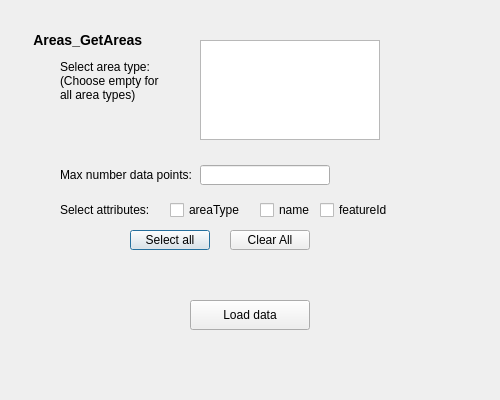
<?xml version="1.0" encoding="UTF-8"?>
<ui version="4.0">
 <class>ArtdatabankenDialogBase</class>
 <!-- Window -->
 <widget class="QDialog" name="ArtdatabankenDialogBase">
  <property name="geometry">
   <rect>
    <x>0</x>
    <y>0</y>
    <width>500</width>
    <height>400</height>
   </rect>
  </property>
  <property name="windowTitle">
   <string>Areas_GetAreas</string>
  </property>

   <!-- Title label -->
  <widget class="QLabel" name="Title_area">
    <property name="geometry">
     <rect>
      <x>30</x>´
      <y>30</y>
      <width>300</width>
      <height>20</height>
     </rect>
    </property>
    <property name="text">
     <string> Areas_GetAreas </string>
    </property>
	<property name="styleSheet">
    <string>
	  font-weight: bold;
      font-size: 14px;
      font-family: "Arial";
    </string>
  </property>
   </widget>

  <!-- Area Type Label -->
  <widget class="QLabel" name="labelAreaType">
   <property name="geometry">
    <rect>
     <x>60</x>
     <y>60</y>
     <width>130</width>
     <height>50</height>
    </rect>
   </property>
    <property name="text">
    <string>Select area type: &lt;br/&gt;(Choose empty for&lt;br/&gt;all area types)&lt;br/&gt;</string>
</property>

	<property name="styleSheet">
    <string>
      font-size: 12px;
      font-family: "Arial";
    </string>
  </property>
  </widget>

   <!-- dropdown menu, areaType -->
  <widget class="QListWidget" name="areaType_2">
   <property name="geometry">
    <rect>
     <x>200</x>
     <y>40</y>
     <width>180</width>
     <height>100</height>
    </rect>
   </property>
  </widget>

  <!-- Label, max number points -->
  <widget class="QLabel" name="maxNbr_areaLabel">
   <property name="geometry">
    <rect>
     <x>60</x>
     <y>160</y>
     <width>140</width>
     <height>30</height>
    </rect>
   </property>
   <property name="text">
    <string>Max number data points:</string>
   </property>
   <property name="styleSheet">
    <string>
      font-size: 12px;
      font-family: "Arial";
    </string>
  </property>
  </widget>

  <!-- line, max number points -->
  <widget class="QLineEdit" name="maxNbr_area">
   <property name="geometry">
    <rect>
     <x>200</x>
     <y>165</y>
     <width>130</width>
     <height>20</height>
    </rect>
   </property>
  </widget>

  <widget class="QLabel" name="maxLimitReachedLabel">
   <property name="geometry">
    <rect>
     <x>340</x>
     <y>160</y>
     <width>250</width>
     <height>40</height>
    </rect>
   </property>
   <property name="visible">
    <bool>false</bool>
   </property>
   <property name="styleSheet">
    <string>color: red;</string>
   </property>
   <property name="text">
    <string/>
   </property>
   <property name="alignment">
    <set>Qt::AlignLeading</set>
   </property>
  </widget>

  <!-- Label for the checkboxes for the attributes -->
  <widget class="QLabel" name="Select">
   <property name="geometry">
    <rect>
     <x>60</x>
     <y>200</y>
     <width>130</width>
     <height>20</height>
    </rect>
   </property>
   <property name="text">
    <string>Select attributes: </string>
   </property>
   <property name="styleSheet">
    <string>
      font-size: 12px;
      font-family: "Arial";
    </string>
  </property>
  </widget>

  <!-- Checkboxes for the attributes -->
  <widget class="QCheckBox" name="areaTypes">
   <property name="geometry">
    <rect>
     <x>170</x>
     <y>200</y>
     <width>70</width>
     <height>20</height>
    </rect>
   </property>
   <property name="text">
    <string>areaType</string>
   </property>
   <property name="styleSheet">
    <string>
      font-size: 12px;
      font-family: "Arial";
    </string>
  </property>
  </widget>
  <widget class="QCheckBox" name="name">
   <property name="geometry">
    <rect>
     <x>260</x>
     <y>200</y>
     <width>100</width>
     <height>20</height>
    </rect>
   </property>
   <property name="text">
    <string>name</string>
   </property>
   <property name="styleSheet">
    <string>
      font-size: 12px;
      font-family: "Arial";
    </string>
  </property>
  </widget>
  <widget class="QCheckBox" name="featureId">
   <property name="geometry">
    <rect>
     <x>320</x>
     <y>200</y>
     <width>100</width>
     <height>20</height>
    </rect>
   </property>
   <property name="text">
    <string>featureId</string>
   </property>
   <property name="styleSheet">
    <string>
      font-size: 12px;
      font-family: "Arial";
    </string>
  </property>
  </widget>

  <widget class="QLabel" name="Select_2">
   <property name="geometry">
    <rect>
     <x>30</x>
     <y>200</y>
     <width>170</width>
     <height>20</height>
    </rect>
   </property>
   <property name="text">
    <string/>
   </property>
  </widget>

  <!-- Button, selectAll -->
  <widget class="QPushButton" name="selectAll">
   <property name="geometry">
    <rect>
     <x>130</x>
     <y>230</y>
     <width>80</width>
     <height>20</height>
    </rect>
   </property>
   <property name="text">
    <string>Select all</string>
   </property>
  </widget>

  <!-- Button, clearAll -->
  <widget class="QPushButton" name="clearAll">
   <property name="geometry">
    <rect>
     <x>230</x>
     <y>230</y>
     <width>80</width>
     <height>20</height>
    </rect>
   </property>
   <property name="text">
    <string>Clear All</string>
   </property>
  </widget>

  <!-- Load buttom -->
  <widget class="QPushButton" name="loadDataButton">
   <property name="geometry">
    <rect>
     <x>190</x>
     <y>300</y>
     <width>120</width>
     <height>30</height>
    </rect>
   </property>
   <property name="text">
    <string>Load data</string>
   </property>
  </widget>

 </widget>
 <resources/>
 <connections/>
</ui>
